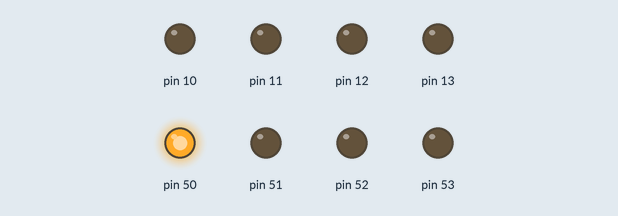
This program was run on a simulated Arduino Mega 2560, built with avr-gcc and run on an emulated ATmega2560. Shown: output pins drawn as LEDs (lit = HIGH).

Above: at 0.1 s.
Timing chart, 0 to 1.6 s (numbered marks = the images above):
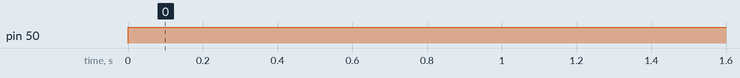

The program:

main.cpp
```cpp
/*
 * Module for using the uC as a single push button
 *
 * @author Mario Elsnig
 * @date LITEC 2020-11-10
 * @version 1.0
*/

#include <Arduino.h>

// OLD uint8_t btn = 0;

void setup()
{
  DDRA = 0x00; // Port A input
  DDRB = 0xFF; // Port B output
}

void loop()
{
  // New, refined
  PORTB = (PINB & 0x08) ? 0x08 : 0x88;

  /* OLD
  btn = PINA; // Get Button value on port A

  if (btn & 0x01) // Check if Button pressed
    PORTB = 0x00;
  else
    PORTB = 0xff;
  */
}
```

Measured:
- by itself, pin 50: LOW → HIGH at 0.00 s
